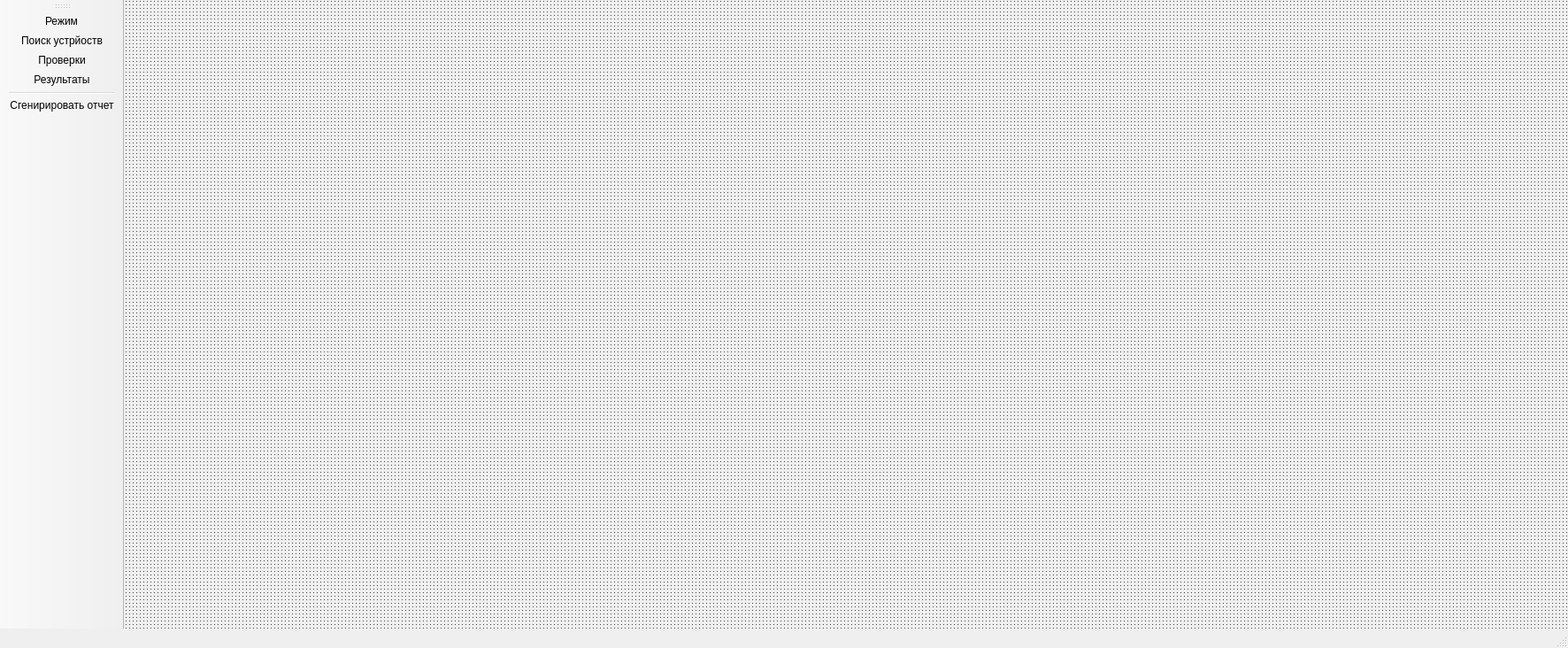
<?xml version="1.0" encoding="UTF-8"?>
<ui version="4.0">
 <class>MainWindow</class>
 <widget class="QMainWindow" name="MainWindow">
  <property name="geometry">
   <rect>
    <x>0</x>
    <y>0</y>
    <width>1772</width>
    <height>732</height>
   </rect>
  </property>
  <property name="windowTitle">
   <string>Stend</string>
  </property>
  <property name="windowIcon">
   <iconset resource="qml.qrc">
    <normaloff>:/icon/logo.ico</normaloff>:/icon/logo.ico</iconset>
  </property>
  <widget class="QWidget" name="centralWidget">
   <layout class="QGridLayout" name="gridLayout">
    <property name="leftMargin">
     <number>0</number>
    </property>
    <property name="topMargin">
     <number>0</number>
    </property>
    <property name="rightMargin">
     <number>0</number>
    </property>
    <property name="bottomMargin">
     <number>0</number>
    </property>
    <property name="spacing">
     <number>0</number>
    </property>
    <item row="0" column="0">
     <widget class="QMdiArea" name="mdiArea">
      <property name="autoFillBackground">
       <bool>false</bool>
      </property>
      <property name="styleSheet">
       <string notr="true"/>
      </property>
      <property name="background">
       <brush brushstyle="Dense7Pattern">
        <color alpha="255">
         <red>66</red>
         <green>66</green>
         <blue>66</blue>
        </color>
       </brush>
      </property>
      <property name="activationOrder">
       <enum>QMdiArea::ActivationHistoryOrder</enum>
      </property>
      <property name="tabShape">
       <enum>QTabWidget::Triangular</enum>
      </property>
     </widget>
    </item>
   </layout>
  </widget>
  <widget class="QMenuBar" name="menuBar">
   <property name="geometry">
    <rect>
     <x>0</x>
     <y>0</y>
     <width>1772</width>
     <height>21</height>
    </rect>
   </property>
  </widget>
  <widget class="QToolBar" name="mainToolBar">
   <property name="enabled">
    <bool>true</bool>
   </property>
   <property name="orientation">
    <enum>Qt::Vertical</enum>
   </property>
   <attribute name="toolBarArea">
    <enum>LeftToolBarArea</enum>
   </attribute>
   <attribute name="toolBarBreak">
    <bool>false</bool>
   </attribute>
   <addaction name="actionMode"/>
   <addaction name="actionFind"/>
   <addaction name="actionProverki"/>
   <addaction name="actionResult"/>
   <addaction name="separator"/>
   <addaction name="actionPDF"/>
  </widget>
  <widget class="QStatusBar" name="statusBar"/>
  <action name="actionMode">
   <property name="checkable">
    <bool>true</bool>
   </property>
   <property name="icon">
    <iconset resource="qml.qrc">
     <normaloff>:/icon/ico/target.png</normaloff>:/icon/ico/target.png</iconset>
   </property>
   <property name="text">
    <string>Режим</string>
   </property>
   <property name="toolTip">
    <string>Выбор жтапа работы</string>
   </property>
  </action>
  <action name="actionFind">
   <property name="checkable">
    <bool>true</bool>
   </property>
   <property name="icon">
    <iconset resource="qml.qrc">
     <normaloff>:/icon/ico/Modem.png</normaloff>:/icon/ico/Modem.png</iconset>
   </property>
   <property name="text">
    <string>Поиск устрйоств</string>
   </property>
   <property name="toolTip">
    <string>Поиск устрйоств</string>
   </property>
  </action>
  <action name="actionProverki">
   <property name="checkable">
    <bool>true</bool>
   </property>
   <property name="icon">
    <iconset resource="qml.qrc">
     <normaloff>:/icon/ico/graph.png</normaloff>:/icon/ico/graph.png</iconset>
   </property>
   <property name="text">
    <string>Проверки</string>
   </property>
   <property name="toolTip">
    <string>Проверки</string>
   </property>
  </action>
  <action name="actionResult">
   <property name="checkable">
    <bool>true</bool>
   </property>
   <property name="icon">
    <iconset resource="qml.qrc">
     <normaloff>:/icon/ico/resultados.png</normaloff>:/icon/ico/resultados.png</iconset>
   </property>
   <property name="text">
    <string>Результаты</string>
   </property>
   <property name="toolTip">
    <string>Результаты</string>
   </property>
  </action>
  <action name="actionPDF">
   <property name="icon">
    <iconset resource="qml.qrc">
     <normaloff>:/icon/ico/27_2.png</normaloff>:/icon/ico/27_2.png</iconset>
   </property>
   <property name="text">
    <string>Сгенирировать отчет</string>
   </property>
   <property name="toolTip">
    <string>Сгенирировать отчет</string>
   </property>
  </action>
  <action name="actionBack">
   <property name="text">
    <string>Назад</string>
   </property>
  </action>
  <action name="actionForward">
   <property name="text">
    <string>Вперед</string>
   </property>
  </action>
 </widget>
 <layoutdefault spacing="6" margin="11"/>
 <resources>
  <include location="qml.qrc"/>
 </resources>
 <connections/>
</ui>
